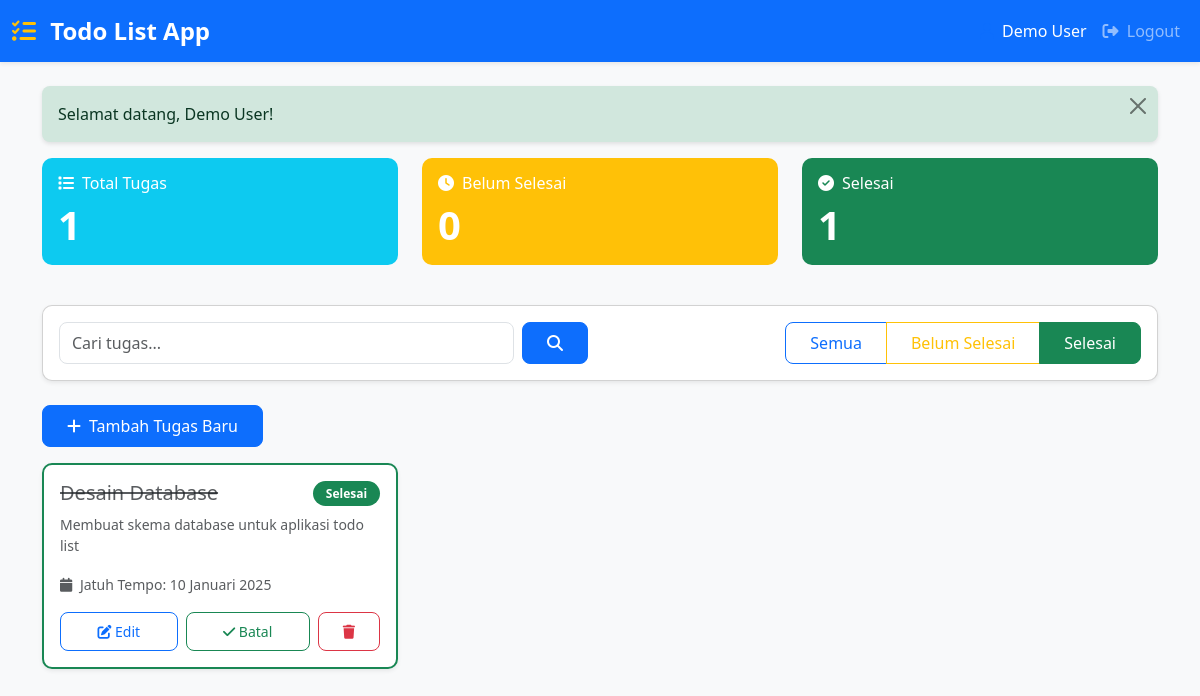
The app's page /pages/dashboard.php?filter=completed (signed in) with its own data.
### tables this page shows
CREATE TABLE IF NOT EXISTS tasks (
    id INT AUTO_INCREMENT PRIMARY KEY,
    user_id INT NOT NULL,
    title VARCHAR(255) NOT NULL,
    description TEXT,
    due_date DATE,
    status ENUM('pending', 'completed') DEFAULT 'pending',
    created_at TIMESTAMP DEFAULT CURRENT_TIMESTAMP,
    updated_at TIMESTAMP DEFAULT CURRENT_TIMESTAMP ON UPDATE CURRENT_TIMESTAMP,
    FOREIGN KEY (user_id) REFERENCES users(id) ON DELETE CASCADE
);

### pages/dashboard.php (the view, shortened to what this page needs)
<?php
require_once __DIR__ . '/../includes/functions.php';
require_once __DIR__ . '/../config/database.php';
$filter = $_GET['filter'] ?? 'all';
$search = $_GET['search'] ?? '';
$user_id = $_SESSION['user_id'];
$query = "SELECT * FROM tasks WHERE user_id = ?";
$params = [$user_id];
$types = "i";
if ($filter === 'completed') {
    $query .= " AND status = 'completed'";
} elseif ($filter === 'pending') {
    $query .= " AND status = 'pending'";
}
$query .= " ORDER BY due_date ASC, created_at DESC";
$stmt = $conn->prepare($query);
$stmt->bind_param($types, ...$params);
$stmt->execute();
$result = $stmt->get_result();
$tasks = $result->fetch_all(MYSQLI_ASSOC);
$total_tasks = count($tasks);
$completed_tasks = count(array_filter($tasks, function($task) {
    return $task['status'] === 'completed';
}));
$pending_tasks = $total_tasks - $completed_tasks;
?>
<!DOCTYPE html>
<html lang="id">
<head>
    <link href="https://cdn.jsdelivr.net/npm/bootstrap@5.3.0/dist/css/bootstrap.min.css" rel="stylesheet">
    <link rel="stylesheet" href="https://cdnjs.cloudflare.com/ajax/libs/font-awesome/6.4.0/css/all.min.css">
    <link rel="stylesheet" href="../assets/css/style.css">
</head>
<body class="bg-light">
    <nav class="navbar navbar-expand-lg navbar-dark bg-primary shadow-sm">
        <div class="container-fluid">
            <a class="navbar-brand" href="dashboard.php">
                <i class="fas fa-tasks me-2"></i>
                Todo List App
            </a>
            <div class="collapse navbar-collapse" id="navbarNav">
                <ul class="navbar-nav ms-auto">
                    <li class="nav-item">
                        <span class="nav-link text-white">
                            <i class="fas fa-user me-1"></i>
                            <?php echo htmlspecialchars($_SESSION['user_name']); ?>
                        </span>
                    </li>
                    <li class="nav-item">
                        <a class="nav-link" href="logout.php">
                            <i class="fas fa-sign-out-alt me-1"></i>
                            Logout
                        </a>
                    </li>
                </ul>
            </div>
        </div>
    </nav>
    <div class="container mt-4">
        <?php echo displayFlashMessage(); ?>
        <div class="row mb-4">
            <div class="col-md-4 mb-3">
                <div class="card bg-info text-white">
                    <div class="card-body">
                        <h5 class="card-title">
                            <i class="fas fa-list me-2"></i>Total Tugas
                        </h5>
                        <h2 class="mb-0"><?php echo $total_tasks; ?></h2>
                    </div>
                </div>
            </div>
            <div class="col-md-4 mb-3">
                <div class="card bg-warning text-white">
                    <div class="card-body">
                        <h5 class="card-title">
                            <i class="fas fa-clock me-2"></i>Belum Selesai
                        </h5>
                        <h2 class="mb-0"><?php echo $pending_tasks; ?></h2>
                    </div>
                </div>
            </div>
            <div class="col-md-4 mb-3">
                <div class="card bg-success text-white">
                    <div class="card-body">
                        <h5 class="card-title">
                            <i class="fas fa-check-circle me-2"></i>Selesai
                        </h5>
                        <h2 class="mb-0"><?php echo $completed_tasks; ?></h2>
                    </div>
                </div>
            </div>
        </div>
        <div class="card shadow-sm mb-4">
            <div class="card-body">
                <div class="row align-items-center">
                    <div class="col-md-6 mb-3 mb-md-0">
                        <form action="dashboard.php" method="GET" class="d-flex">
                            <input type="text" name="search" class="form-control me-2"
                                   placeholder="Cari tugas..." value="<?php echo htmlspecialchars($search); ?>">
                            <button type="submit" class="btn btn-primary">
                                <i class="fas fa-search"></i>
                            </button>
                        </form>
                    </div>
                    <div class="col-md-6 text-md-end">
                        <div class="btn-group" role="group">
                            <a href="dashboard.php?filter=all"
                               class="btn btn-outline-primary <?php echo $filter === 'all' ? 'active' : ''; ?>">
                                Semua
                            </a>
                            <a href="dashboard.php?filter=pending"
                               class="btn btn-outline-warning <?php echo $filter === 'pending' ? 'active' : ''; ?>">
                                Belum Selesai
                            </a>
                            <a href="dashboard.php?filter=completed"
                               class="btn btn-outline-success <?php echo $filter === 'completed' ? 'active' : ''; ?>">
                                Selesai
                            </a>
                        </div>
                    </div>
                </div>
            </div>
        </div>
        <div class="mb-3">
            <a href="add_task.php" class="btn btn-primary">
                <i class="fas fa-plus me-2"></i>Tambah Tugas Baru
            </a>
        </div>
        <?php if (empty($tasks)): ?>
            <div class="alert alert-info text-center">
                <i class="fas fa-info-circle me-2"></i>
                <?php if (!empty($search)): ?>
                    Tidak ada tugas yang ditemukan untuk pencarian "<?php echo htmlspecialchars($search); ?>".
                <?php else: ?>
                    Belum ada tugas. Mulai tambahkan tugas pertama Anda!
                <?php endif; ?>
            </div>
        <?php else: ?>
            <div class="row">
                <?php foreach ($tasks as $task): ?>
                    <div class="col-md-6 col-lg-4 mb-3">
                        <div class="card h-100 shadow-sm <?php echo $task['status'] === 'completed' ? 'border-success' : ''; ?>">
                            <div class="card-body">
                                <div class="d-flex justify-content-between align-items-start mb-2">
                                    <h5 class="card-title mb-0 <?php echo $task['status'] === 'completed' ? 'text-decoration-line-through text-muted' : ''; ?>">
                                        <?php echo htmlspecialchars($task['title']); ?>
                                    </h5>
                                    <span class="badge <?php echo $task['status'] === 'completed' ? 'bg-success' : 'bg-warning'; ?>">
                                        <?php echo $task['status'] === 'completed' ? 'Selesai' : 'Pending'; ?>
                                    </span>
                                </div>
                                <p class="card-text text-muted small">
                                    <?php echo htmlspecialchars(substr($task['description'], 0, 100)) . (strlen($task['description']) > 100 ? '...' : ''); ?>
                                </p>
                                <div class="mb-3">
                                    <small class="text-muted">
                                        <i class="fas fa-calendar me-1"></i>
                                        Jatuh Tempo:
                                        <span class="<?php echo isPastDue($task['due_date']) && $task['status'] !== 'completed' ? 'text-danger fw-bold' : ''; ?>">
                                            <?php echo formatDate($task['due_date']); ?>
                                        </span>
                                    </small>
                                </div>
                                <div class="d-flex gap-2">
                                    <a href="edit_task.php?id=<?php echo $task['id']; ?>"
                                       class="btn btn-sm btn-outline-primary flex-fill">
                                        <i class="fas fa-edit"></i> Edit
                                    </a>
                                    <form action="../api/task_process.php" method="POST" class="flex-fill">
                                        <button type="submit" class="btn btn-sm btn-outline-success w-100">
                                            <i class="fas fa-check"></i>
                                            <?php echo $task['status'] === 'completed' ? 'Batal' : 'Selesai'; ?>
                                        </button>
                                    </form>
                                    <a href="delete_task.php?id=<?php echo $task['id']; ?>"
                                       class="btn btn-sm btn-outline-danger"
                                       onclick="return confirm('Yakin ingin menghapus tugas ini?')">
                                        <i class="fas fa-trash"></i>
                                    </a>
                                </div>
                            </div>
                        </div>
                    </div>
                <?php endforeach; ?>
            </div>
        <?php endif; ?>
    </div>
</body>
</html>

### assets/css/style.css (style rules this page uses)
:root { --primary-color: #0d6efd; --secondary-color: #6c757d; --success-color: #198754; --warning-color: #ffc107; --danger-color: #dc3545; --info-color: #0dcaf0; --light-bg: #f8f9fa; }
* { margin: 0; padding: 0; box-sizing: border-box; }
body { font-family: 'Segoe UI', Tahoma, Geneva, Verdana, sans-serif; background-color: var(--light-bg); min-height: 100vh; }
.navbar-brand { font-weight: bold; font-size: 1.5rem; }
.navbar-brand i { color: #ffc107; }
.card { border-radius: 10px; transition: transform 0.2s ease, box-shadow 0.2s ease; }
.form-control, .form-select { border-radius: 8px; }
.btn { border-radius: 8px; padding: 0.5rem 1.5rem; font-weight: 500; transition: all 0.3s ease; }
.btn-primary { background-color: var(--primary-color); border-color: var(--primary-color); }
.badge { padding: 0.4rem 0.8rem; font-size: 0.75rem; font-weight: 600; border-radius: 20px; }
.card.border-success { border-width: 2px !important; border-color: var(--success-color) !important; }
.text-decoration-line-through { text-decoration: line-through; }
.card.bg-info, .card.bg-warning, .card.bg-success { border: none; }
.card.bg-info .card-title, .card.bg-warning .card-title, .card.bg-success .card-title { font-size: 1rem; font-weight: 500; }
.card.bg-info h2, .card.bg-warning h2, .card.bg-success h2 { font-size: 2.5rem; font-weight: bold; }
.btn-group .btn { border-radius: 0; }
.btn-group .btn:first-child { border-top-left-radius: 8px; border-bottom-left-radius: 8px; }
.btn-group .btn:last-child { border-top-right-radius: 8px; border-bottom-right-radius: 8px; }
.btn-group .btn.active { z-index: 1; }
.border-success { animation: successPulse 0.5s ease-in-out; }
.fa-tasks { color: #ffc107; }
.fa-user, .fa-envelope, .fa-lock, .fa-heading, .fa-align-left, .fa-calendar-alt { color: var(--primary-color); }

### records on screen
tasks: status "0", status "1", title "Desain Database", shows "Selesai", description "Membuat skema database untuk aplikasi todo list", due_date "10 Januari 2025", shows "Batal"

### other values on screen
$_SESSION['user_name'] "Demo User"
displayFlashMessage() "Selamat datang, Demo User!"
$total_tasks "1"
